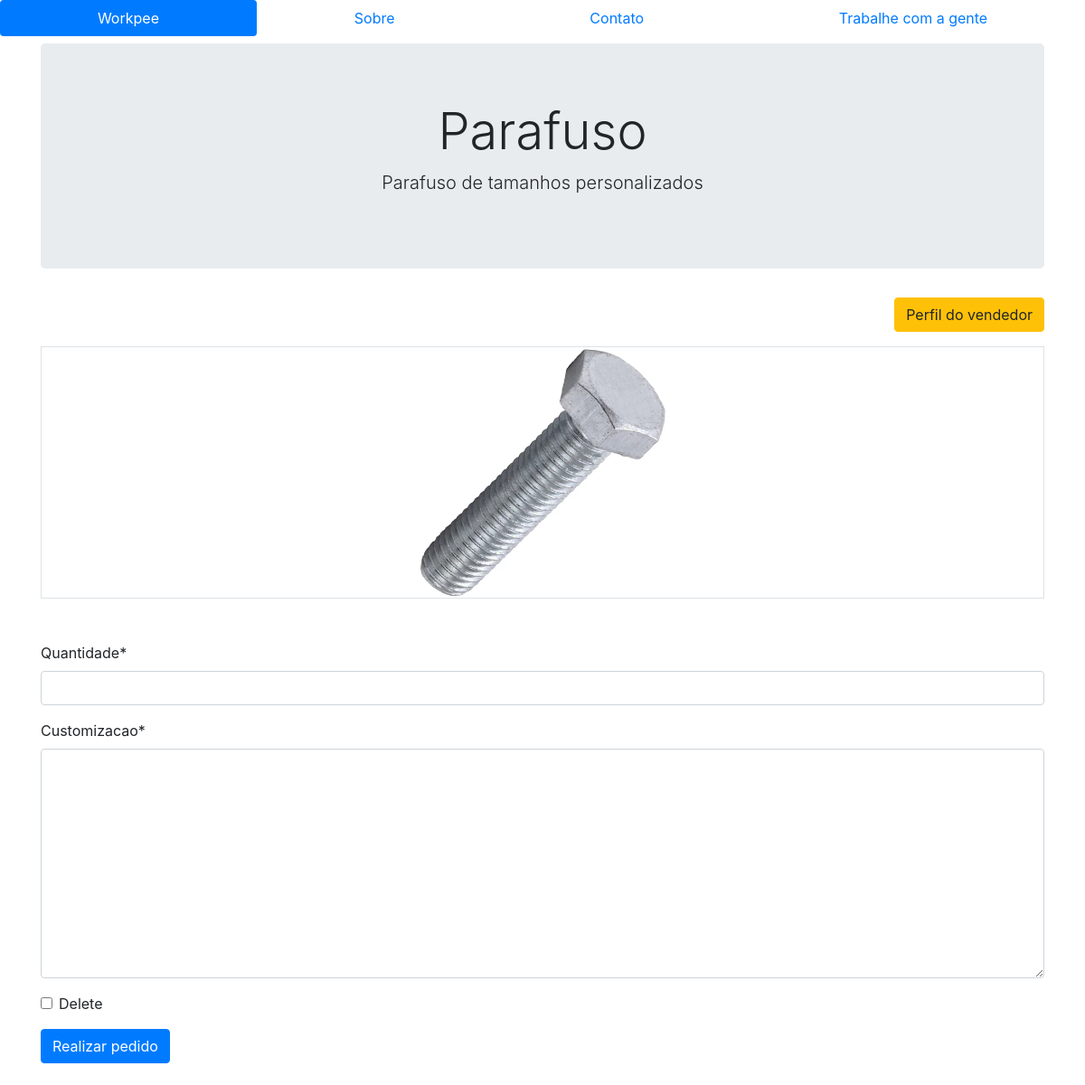
The page /produto/12 on the database its author committed.
### login/models.py (models this page shows)
class Produto(models.Model):
    nome = models.CharField(max_length=255, blank=True, null=True, default='')
    preco = models.FloatField()
    descricao = models.TextField()
    imagem = models.FileField(upload_to='produtos/')
    loja = models.ForeignKey(Loja, on_delete=models.SET_NULL, null=True)
    def __str__(self):
        return self.nome

### login/views.py (the view)
# urls.py: re_path('produto/(?P<id>\d+)', views.produto, name='produto'),
def produto(request, id):
    produto = Produto.objects.get(id=id)
    form = PedidoFormSet()
    user = request.user
    if request.method == "POST":
        form = PedidoFormSet(request.POST, instance=produto)
        if form.is_valid():
            form.save()
    return render(request, 'workpee/produto.html', {'produto': produto, "form": form, "user": user})

### templates/workpee/produto.html (shortened to what this page needs)
{% extends 'base.html' %}
{% load static %}
{% load crispy_forms_tags %}
{% block content %}
<div class="container mt-2">
    <div class="text-center">
        <div class="jumbotron">
            <h1 class="display-4">{{produto}}</h1>
            <p class="lead">{{produto.descricao}}</p>
        </div>
        <div class="text-right">
            <a href="{% url 'acc:perfil' user.id %}" class="btn btn-warning">Perfil do vendedor</a>
        </div>
        <div class="border mt-3 mb-5">
            <img src="/media/{{ produto.imagem }}" alt="{{ produto.nome }}" class="w-25">
        </div>
    </div>
    <form action="" method="post">
        {{form|crispy}}
        <button type="submit" class="btn btn-primary mb-2">Realizar pedido</button>
    </form>
</div>
{% endblock content %}

### rows shown on the page
Produto: nome "Parafuso", descricao "Parafuso de tamanhos personalizados", imagem (picture)
